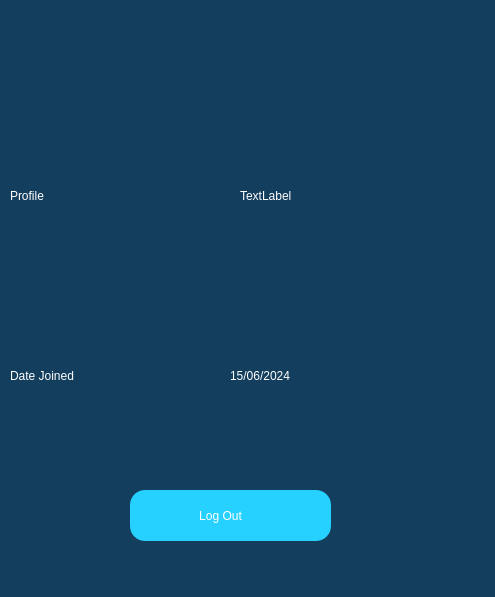
<?xml version="1.0" encoding="UTF-8"?>
<ui version="4.0">
 <class>MainWindow</class>
 <widget class="QMainWindow" name="MainWindow">
  <property name="geometry">
   <rect>
    <x>0</x>
    <y>0</y>
    <width>495</width>
    <height>597</height>
   </rect>
  </property>
  <property name="windowTitle">
   <string>MainWindow</string>
  </property>
  <property name="styleSheet">
   <string notr="true">background-color: rgb(20, 62, 94);</string>
  </property>
  <widget class="QWidget" name="centralwidget">
   <widget class="QLabel" name="label">
    <property name="geometry">
     <rect>
      <x>240</x>
      <y>100</y>
      <width>221</width>
      <height>191</height>
     </rect>
    </property>
    <property name="styleSheet">
     <string notr="true">color: rgb(255,255,255);
font: 12pt &quot;MS Shell Dlg 2&quot;;</string>
    </property>
    <property name="text">
     <string>TextLabel</string>
    </property>
   </widget>
   <widget class="QPushButton" name="sign_2">
    <property name="geometry">
     <rect>
      <x>130</x>
      <y>490</y>
      <width>201</width>
      <height>51</height>
     </rect>
    </property>
    <property name="styleSheet">
     <string notr="true">QPushButton {
      background-color: rgb(38, 208, 255); /* Set background color */
      color: rgb(255, 255, 255); /* Set text color */
      border-radius: 15px; /* Apply rounded corners */
      padding-left: 20px; /* Add padding to adjust text position */
      padding-right: 40px; /* Add padding to move the image to the right */
     }

     QPushButton::hover {
      background-color: rgb(30, 169, 255);
     }</string>
    </property>
    <property name="text">
     <string>Log Out</string>
    </property>
   </widget>
   <widget class="QLabel" name="label_2">
    <property name="geometry">
     <rect>
      <x>10</x>
      <y>100</y>
      <width>221</width>
      <height>191</height>
     </rect>
    </property>
    <property name="styleSheet">
     <string notr="true">color: rgb(255,255,255);
font: 12pt &quot;MS Shell Dlg 2&quot;;</string>
    </property>
    <property name="text">
     <string>Profile</string>
    </property>
   </widget>
   <widget class="QLabel" name="label_21">
    <property name="geometry">
     <rect>
      <x>150</x>
      <y>10</y>
      <width>161</width>
      <height>131</height>
     </rect>
    </property>
    <property name="styleSheet">
     <string notr="true">background-color: transparent;</string>
    </property>
    <property name="text">
     <string/>
    </property>
    <property name="pixmap">
     <pixmap>profile.png</pixmap>
    </property>
    <property name="scaledContents">
     <bool>true</bool>
    </property>
   </widget>
   <widget class="QLabel" name="label_3">
    <property name="geometry">
     <rect>
      <x>10</x>
      <y>280</y>
      <width>221</width>
      <height>191</height>
     </rect>
    </property>
    <property name="styleSheet">
     <string notr="true">color: rgb(255,255,255);
font: 12pt &quot;MS Shell Dlg 2&quot;;</string>
    </property>
    <property name="text">
     <string>Date Joined</string>
    </property>
   </widget>
   <widget class="QLabel" name="label_4">
    <property name="geometry">
     <rect>
      <x>230</x>
      <y>280</y>
      <width>221</width>
      <height>191</height>
     </rect>
    </property>
    <property name="styleSheet">
     <string notr="true">color: rgb(255,255,255);
font: 12pt &quot;MS Shell Dlg 2&quot;;</string>
    </property>
    <property name="text">
     <string>15/06/2024</string>
    </property>
   </widget>
   <zorder>sign_2</zorder>
   <zorder>label_2</zorder>
   <zorder>label</zorder>
   <zorder>label_21</zorder>
   <zorder>label_3</zorder>
   <zorder>label_4</zorder>
  </widget>
  <widget class="QMenuBar" name="menubar">
   <property name="geometry">
    <rect>
     <x>0</x>
     <y>0</y>
     <width>495</width>
     <height>26</height>
    </rect>
   </property>
  </widget>
  <widget class="QStatusBar" name="statusbar"/>
 </widget>
 <resources/>
 <connections/>
</ui>
